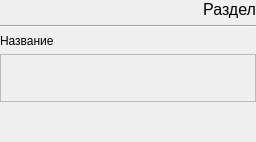
               <widget class="QWidget" name="sectionInfo">
                <layout class="QVBoxLayout" name="verticalLayout_2">
                 <property name="leftMargin">
                  <number>0</number>
                 </property>
                 <property name="topMargin">
                  <number>0</number>
                 </property>
                 <property name="rightMargin">
                  <number>0</number>
                 </property>
                 <property name="bottomMargin">
                  <number>0</number>
                 </property>
                 <item>
                  <widget class="QLabel" name="sectionNodeLabel">
                   <property name="font">
                    <font>
                     <pointsize>12</pointsize>
                    </font>
                   </property>
                   <property name="text">
                    <string>Раздел</string>
                   </property>
                   <property name="alignment">
                    <set>Qt::AlignRight|Qt::AlignTrailing|Qt::AlignVCenter</set>
                   </property>
                  </widget>
                 </item>
                 <item>
                  <widget class="Line" name="line_2">
                   <property name="orientation">
                    <enum>Qt::Horizontal</enum>
                   </property>
                  </widget>
                 </item>
                 <item>
                  <widget class="QLabel" name="sectionEditNameLabel">
                   <property name="text">
                    <string>Название</string>
                   </property>
                  </widget>
                 </item>
                 <item>
                  <widget class="QPlainTextEdit" name="sectionEditName">
                   <property name="enabled">
                    <bool>false</bool>
                   </property>
                   <property name="minimumSize">
                    <size>
                     <width>0</width>
                     <height>48</height>
                    </size>
                   </property>
                   <property name="maximumSize">
                    <size>
                     <width>16777215</width>
                     <height>48</height>
                    </size>
                   </property>
                   <property name="verticalScrollBarPolicy">
                    <enum>Qt::ScrollBarAlwaysOff</enum>
                   </property>
                   <property name="horizontalScrollBarPolicy">
                    <enum>Qt::ScrollBarAlwaysOff</enum>
                   </property>
                   <property name="readOnly">
                    <bool>false</bool>
                   </property>
                  </widget>
                 </item>
                 <item>
                  <spacer name="verticalSpacer_2">
                   <property name="orientation">
                    <enum>Qt::Vertical</enum>
                   </property>
                   <property name="sizeHint" stdset="0">
                    <size>
                     <width>20</width>
                     <height>40</height>
                    </size>
                   </property>
                  </spacer>
                 </item>
                </layout>
               </widget>
